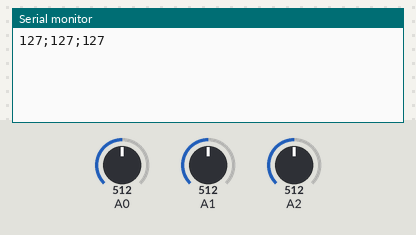
Bench run of a sketch on a simulated Arduino Uno, built with avr-gcc and run on an emulated ATmega328P. Parts: the last lines printed to the serial monitor. The test bench sets the inputs (shaded band); at power-on: A0 = 512, A1 = 512, A2 = 512.

Above: at 1.2 s.
1.3 s: A0 set to 716
At 2.4 s:
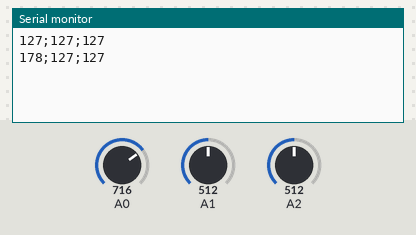
2.8 s: A1 set to 716
At 4.0 s:
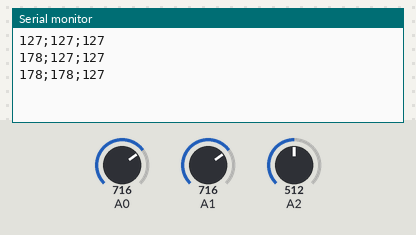
4.3 s: A2 set to 716
At 5.5 s:
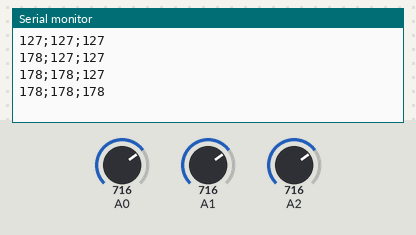
5.8 s: A0 set to 900
At 6.2 s:
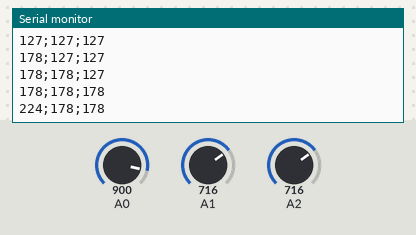
7.3 s: A1 set to 900
At 7.8 s:
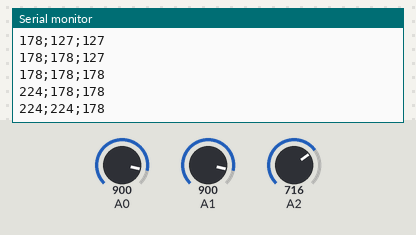
8.8 s: A2 set to 900
At 9.5 s:
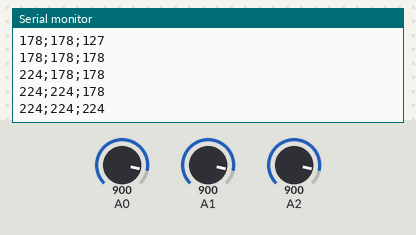
Timing chart, 0 to 11.3 s (numbered marks = the images above; inputs shaded):
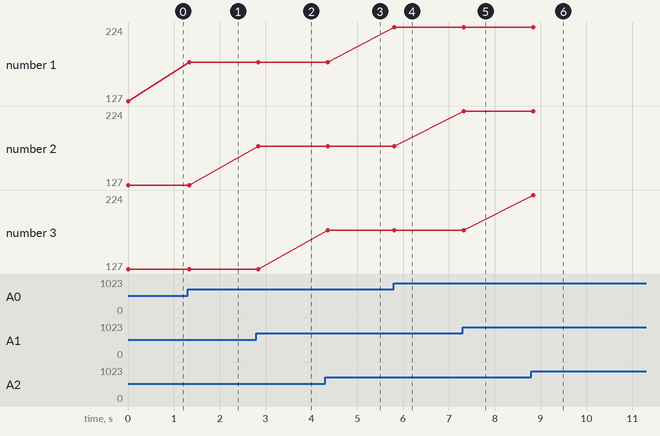

Measured:
- after the input at 1.3 s, the serial monitor: prints a new line at once (image 1)
- after the input at 2.8 s, the serial monitor: prints a new line at once (image 2)
- after the input at 4.3 s, the serial monitor: prints a new line after 0.06 s (image 3)
- after the input at 5.8 s, the serial monitor: prints a new line at once (image 4)
- after the input at 7.3 s, the serial monitor: prints a new line at once (image 5)
- after the input at 8.8 s, the serial monitor: prints a new line at once (image 6)
- plotted number 1: 127 → 178 after the input at 1.3 s, 178 → 224 after the input at 5.8 s

The sketch:

Potentiometer.ino
```cpp
#include <Arduino.h>

int potentiometerValue1;
int potentiometerValue2;
int potentiometerValue3;

void setup() {
  // put your setup code here, to run once:
  Serial.begin(9600);

}

void loop() {
  // put your main code here, to run repeatedly:
  if (Serial) {
    // Serial.write(map(analogRead(A0), 0, 1024, 0, 128));

    if(readPotentiometerValues()){
      sendPotentiometerValues();
    }

  }
  delay(60);

}


boolean readPotentiometerValues(){
  int p1 = map(analogRead(A0), 0, 1024, 0, 255);
  int p2 = map(analogRead(A1), 0, 1024, 0, 255);
  int p3 = map(analogRead(A2), 0, 1024, 0, 255);
  if(potentiometerValue1 != p1 ||
    potentiometerValue2 != p2 ||
    potentiometerValue3 != p3){
        potentiometerValue1 = p1;
        potentiometerValue2 = p2;
        potentiometerValue3 = p3;
        return true;
    }
    return false;
}
void sendPotentiometerValues(){
    Serial.print(potentiometerValue1);
    Serial.print(";");
    Serial.print(potentiometerValue2);
    Serial.print(";");
    Serial.println(potentiometerValue3);
}
```
